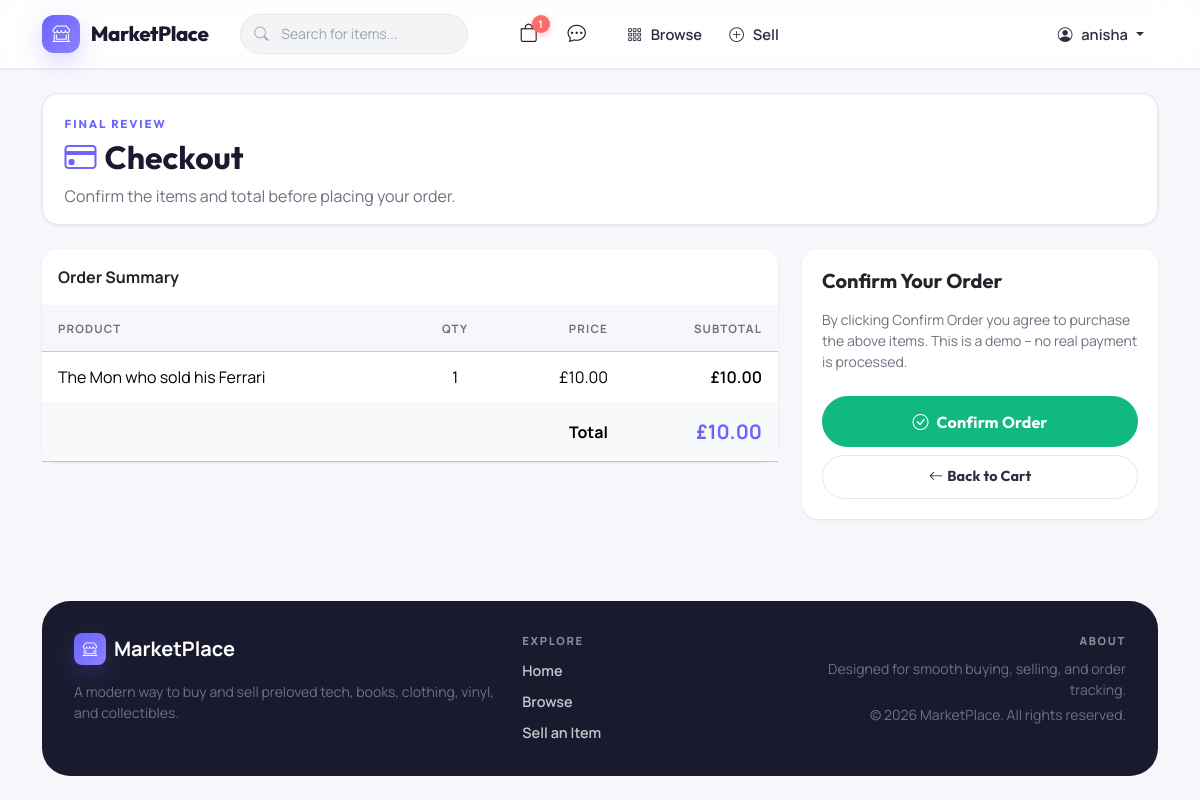
/checkout.php (signed in), run on the app's committed database.
### tables this page shows
CREATE TABLE `products` (
  `id` int(11) NOT NULL,
  `name` varchar(150) NOT NULL,
  `description` text DEFAULT NULL,
  `price` decimal(10,2) NOT NULL,
  `image_url` varchar(255) DEFAULT NULL,
  `category` varchar(100) DEFAULT NULL,
  `condition` varchar(50) DEFAULT NULL,
  `stock` int(11) DEFAULT 1,
  `seller_id` int(11) DEFAULT NULL,
  `created_at` timestamp NOT NULL DEFAULT current_timestamp()
);

### checkout.php (the view, shortened to what this page needs)
<?php
require_once 'db/conn.php';
$user_id = (int)$_SESSION['user_id'];
function load_checkout_items(mysqli $conn, int $user_id, bool $for_update = false): array
{
    $items = [];
    $total = 0.0;
    $sql = "SELECT MIN(c.id) AS cart_id, SUM(c.quantity) AS quantity, p.id AS product_id, p.name, p.price, p.stock, p.seller_id
            FROM cart c
            JOIN products p ON p.id = c.product_id
            WHERE c.user_id = ?
            GROUP BY p.id, p.name, p.price, p.stock, p.seller_id
            ORDER BY cart_id ASC";
    $stmt = mysqli_prepare($conn, $sql);
    mysqli_stmt_bind_param($stmt, 'i', $user_id);
    mysqli_stmt_execute($stmt);
    $res = mysqli_stmt_get_result($stmt);
    while ($row = mysqli_fetch_assoc($res)) {
        $items[] = $row;
        $total += $row['price'] * $row['quantity'];
    }
    return [$items, $total];
}
[$items, $total] = load_checkout_items($conn, $user_id);
?>
<?php require_once 'includes/header.php'; ?>
<section class="page-intro page-intro--compact mb-4">
    <div>
        <span class="page-intro__eyebrow">Final review</span>
        <h2 class="fw-bold mb-2"><i class="bi bi-credit-card me-2 text-primary"></i>Checkout</h2>
        <p class="mb-0 text-muted">Confirm the items and total before placing your order.</p>
    </div>
</section>
<div class="row g-4">
    <div class="col-lg-8">
        <div class="card shadow-sm border-0 table-card">
            <div class="card-header bg-transparent fw-bold py-3">Order Summary</div>
            <div class="card-body p-0">
                <table class="table table-hover mb-0 align-middle">
                    <thead class="table-light">
                        <tr>
                            <th>Product</th>
                            <th class="text-center">Qty</th>
                            <th class="text-end">Price</th>
                            <th class="text-end">Subtotal</th>
                        </tr>
                    </thead>
                    <tbody>
                        <?php foreach ($items as $item): ?>
                        <tr>
                            <td><?= htmlspecialchars($item['name']) ?></td>
                            <td class="text-center"><?= (int)$item['quantity'] ?></td>
                            <td class="text-end">&pound;<?= number_format($item['price'], 2) ?></td>
                            <td class="text-end fw-semibold">&pound;<?= number_format($item['price'] * $item['quantity'], 2) ?></td>
                        </tr>
                        <?php endforeach; ?>
                    </tbody>
                    <tfoot class="table-light">
                        <tr>
                            <td colspan="3" class="text-end fw-bold">Total</td>
                            <td class="text-end fw-bold text-primary fs-5">&pound;<?= number_format($total, 2) ?></td>
                        </tr>
                    </tfoot>
                </table>
            </div>
        </div>
    </div>
    <div class="col-lg-4">
        <div class="card shadow-sm border-0 summary-card">
            <div class="card-body">
                <h5 class="fw-bold mb-3">Confirm Your Order</h5>
                <p class="text-muted small mb-4">By clicking Confirm Order you agree to purchase the above items. This is a demo &ndash; no real payment is processed.</p>
                <form method="POST" action="" data-validate-form="checkout">
                    <button type="submit" name="confirm_order" class="btn btn-success btn-lg w-100">
                        <i class="bi bi-check-circle me-2"></i>Confirm Order
                    </button>
                </form>
                <a href="/marketplace/cart.php" class="btn btn-outline-secondary w-100 mt-2">
                    <i class="bi bi-arrow-left me-1"></i>Back to Cart
                </a>
            </div>
        </div>
    </div>
</div>
<?php require_once 'includes/footer.php'; ?>

### css/style.css (style rules this page uses)
:root { --primary: #6C63FF; --primary-dark: #5A52D5; --primary-darker: #4840B0; --primary-light: #8B83FF; --primary-soft: rgba(108, 99, 255, 0.08); --primary-glow: rgba(108, 99, 255, 0.18); --accent: #FF6B6B; --accent-dark: #E05555; --accent-soft: rgba(255, 107, 107, 0.1); --bg: #F7F7FB; --bg-warm: #FAFAFF; --surface: #FFFFFF; --ink: #1A1A2E; --ink-light: #2D2D44; --muted: #6B7280; --muted-light: #9CA3AF; --line: #E5E7EB; --line-soft: #F3F4F6; --success: #10B981; --success-soft: #D1FAE5; --warning: #F59E0B; --warning-soft: #FEF3C7; --danger: #EF4444; --danger-soft: #FEE2E2; --info: #3B82F6; --info-soft: #DBEAFE; --shadow-xs: 0 1px 2px rgba(0, 0, 0, 0.04); --shadow-sm: 0 1px 3px rgba(0, 0, 0, 0.06), 0 1px 2px rgba(0, 0, 0, 0.04); --shadow: 0 4px 12px rgba(0, 0, 0, 0.06); --shadow-md: 0 6px 20px rgba(0, 0, 0, 0.07); --shadow-lg: 0 12px 40px rgba(0, 0, 0, 0.08); --shadow-primary: 0 8px 24px rgba(108, 99, 255, 0.25); --radius-xs: 8px; --radius-sm: 12px; --radius: 16px; --radius-lg: 20px; --radius-xl: 28px; --radius-full: 999px; --font-body: "Manrope", -apple-system, BlinkMacSystemFont, "Segoe UI", sans-serif; --font-display: "Outfit", -apple-system, BlinkMacSystemFont, "Segoe UI", sans-serif; --transition: 0.2s ease; --transition-slow: 0.35s ease; }
html { scroll-behavior: smooth; }
body.site-body { display: flex; flex-direction: column; min-height: 100vh; margin: 0; font-family: var(--font-body); color: var(--ink); background: var(--bg); -webkit-font-smoothing: antialiased; }
h1, h2, h3, h4, h5, h6, .navbar-brand, .btn, .page-intro__eyebrow, .category-chip { font-family: var(--font-display); }
a { color: var(--primary); transition: color var(--transition); }
.text-primary { color: var(--primary) !important; }
.text-muted, .small, small { color: var(--muted) !important; }
.btn { border-radius: var(--radius-full); padding: 0.62rem 1.3rem; font-weight: 700; font-size: 0.9rem; letter-spacing: 0.01em; border-width: 1.5px; transition: all var(--transition); }
.btn-outline-secondary { color: var(--ink-light); border-color: var(--line); background: var(--surface); }
.btn-success { background: var(--success); border-color: var(--success); color: #fff; }
.btn-lg { padding: 0.78rem 1.6rem; font-size: 1rem; }
.card { border: 1px solid var(--line); border-radius: var(--radius); background: var(--surface); box-shadow: var(--shadow-sm); transition: box-shadow var(--transition-slow), transform var(--transition-slow); }
.shadow-sm { box-shadow: var(--shadow-sm) !important; }
.card-header, .card-footer { border-color: var(--line-soft); background: transparent !important; }
.filter-panel, .form-surface, .summary-card, .table-card, .auth-card, .product-summary-card, .review-form-card, .review-card { background: var(--surface); }
.page-intro { display: flex; align-items: end; justify-content: space-between; gap: 1rem; padding: 1.15rem 1.35rem; border: 1px solid var(--line); border-radius: var(--radius); background: var(--surface); box-shadow: var(--shadow-sm); }
.page-intro--compact { padding: 1rem 1.35rem; }
.page-intro__eyebrow { display: inline-block; margin-bottom: 0.35rem; font-size: 0.72rem; font-weight: 700; letter-spacing: 0.16em; text-transform: uppercase; color: var(--primary); }
.cart-line .card-body, .summary-card .card-body, .auth-card .card-body, .review-card .card-body, .review-form-card .card-body { padding: 1.25rem; }
.table { --bs-table-bg: transparent; --bs-table-border-color: var(--line-soft); margin-bottom: 0; }
.table thead th { padding: 0.85rem 1rem; font-size: 0.72rem; letter-spacing: 0.1em; text-transform: uppercase; color: var(--muted); background: var(--bg); font-weight: 700; border-bottom-width: 1px; }
.table tbody td, .table tfoot td { padding: 0.85rem 1rem; vertical-align: middle; }
.table-hover tbody tr { transition: background var(--transition); }
@media (prefers-reduced-motion: no-preference) { .card { animation: rise-in 0.4s ease both; } }

### data on the page
products: name "The Mon who sold his Ferrari", quantity "1", price "10.00", $item['price']*$item['quantity'] "10.00"

### other printed values
$cart_count "1"
$_SESSION['user_name'] "anisha"
$total "10.00"
